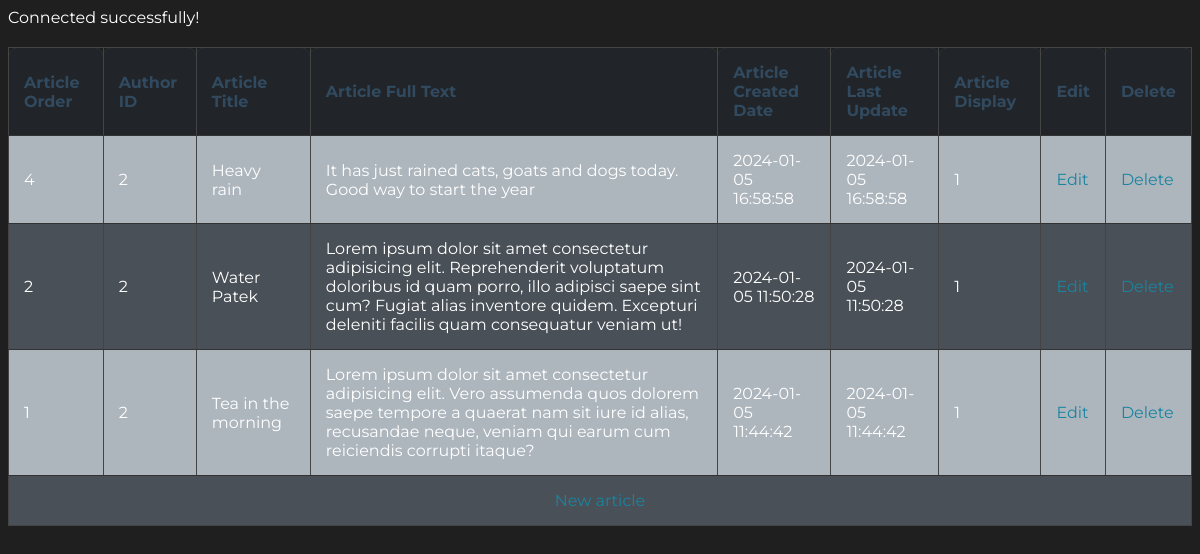
The page /modules/superUser/sUserArtManage.php on the database its author committed.
### tables this page shows
CREATE TABLE `articles` (
  `article_order` int(11) NOT NULL,
  `authorId` int(11) NOT NULL,
  `article_title` varchar(255) NOT NULL,
  `article_full_text` longtext NOT NULL,
  `article_created_date` datetime NOT NULL,
  `article_last_update` datetime NOT NULL,
  `article_display` tinyint(1) NOT NULL
);

### modules/superUser/sUserArtManage.php (the view, shortened to what this page needs)
<!DOCTYPE html>
<html lang="en">
<head>
</head>
<body>
<?php
include '../../configs/DbConn.php';
$sql = "SELECT * FROM articles ORDER BY article_order DESC LIMIT 6";
$result = $DbConn->query($sql);
if ($result) {
    if ($result->rowCount() > 0) {
        echo "<table border='1'>";
        echo "<tr>
                <th>Article Order</th>
                <th>Author ID</th>
                <th>Article Title</th>
                <th>Article Full Text</th>
                <th>Article Created Date</th>
                <th>Article Last Update</th>
                <th>Article Display</th>
                <th>Edit</th>
                <th>Delete</th>
            </tr>";
        foreach ($result as $row) {
            echo "<tr>";
            echo "<td>" . $row['article_order'] . "</td>";
            echo "<td>" . $row['authorId'] . "</td>";
            echo "<td>" . $row['article_title'] . "</td>";
            echo "<td>" . $row['article_full_text'] . "</td>";
            echo "<td>" . $row['article_created_date'] . "</td>";
            echo "<td>" . $row['article_last_update'] . "</td>";
            echo "<td>" . $row['article_display'] . "</td>";
            echo "<td><a href='sUserEditArticle.php?order=" . $row['article_order'] . "'>Edit</a></td>";
            echo "<td><a href='../../processes/superUser/sUserDeleteArticle.php?order=" . $row['article_order'] . "' onclick='return confirm(\"Are you sure you want to delete this article?\")'>Delete</a></td>";
            echo "</tr>";
        }
        echo "<tr>";
                echo "<td colspan=11> <center> <a href='../../processes/newArticle.php?id="."'>New article</a> </center> </td>";
        echo "</table>";
    } else {
        echo "No records found in the 'articles' table.";
    }
} else {
    echo "Error fetching data: " . $DbConn->errorInfo()[2];
}
?>
</body>
</html>

### modules/superUser/sUserArtManage.php (style rules this page uses)
body { background-color: #1f1f1f; color: #fff; font-family: 'Montserrat', sans-serif; }
table { width: 100%; border-collapse: collapse; margin-top: 20px; border: 1px solid #444; }
th, td { padding: 15px; text-align: left; border-bottom: 1px solid #333; }
th { background-color: #212529; color: #324a5f; border-radius: 8px 8px 0 0; }
tr:nth-child(even) { background-color: #adb5bd; }
tr:nth-child(odd) { background-color: #495057; }
a { color: #1985a1; text-decoration: none; }

### rows shown on the page
articles: article_order "4", authorId "2", article_title "Heavy rain", article_full_text "It has just rained cats, goats and dogs today. Good way to start the year", article_created_date "2024-01-05 16:58:58", article_last_update "2024-01-05 16:58:58", article_display "1"
articles: article_order "2", authorId "2", article_title "Water Patek", article_full_text "Lorem ipsum dolor sit amet consectetur adipisicing elit. Reprehenderit voluptatum doloribus id quam porro, illo adipisci saepe sint cum? Fugiat alias inventore quidem. Excepturi deleniti facilis quam consequatur veniam ut!", article_created_date "2024-01-05 11:50:28", article_last_update "2024-01-05 11:50:28", article_display "1"
articles: article_order "1", authorId "2", article_title "Tea in the morning", article_full_text "Lorem ipsum dolor sit amet consectetur adipisicing elit. Vero assumenda quos dolorem saepe tempore a quaerat nam sit iure id alias, recusandae neque, veniam qui earum cum reiciendis corrupti itaque?", article_created_date "2024-01-05 11:44:42", article_last_update "2024-01-05 11:44:42", article_display "1"
